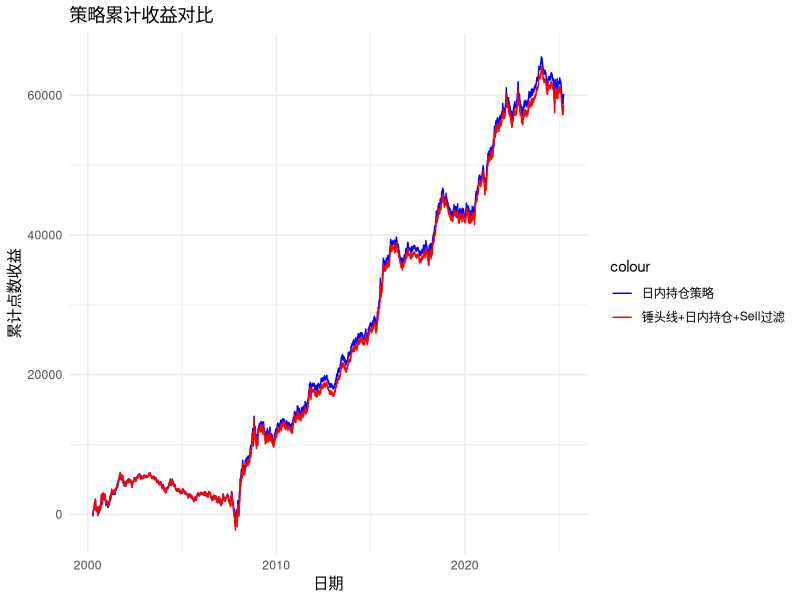

Write the R code that produced this figure.
library(zoo)
library(xts)
library(TTR)
library(quantmod)
library(ggplot2)
library(dplyr)

# ========== 📥 读取 CSV ==========
column_names <- read.csv("HSI_25years.csv", skip = 2, nrows = 1, header = FALSE)
col_names <- as.character(unlist(column_names))

data <- read.csv("HSI_25years.csv", skip = 3, header = FALSE, col.names = col_names)
colnames(data) <- c("Datetime", "Open", "High", "Low", "Close", "Volume")

# ========== 🧹 数据清洗 ==========
data$Datetime <- as.POSIXct(data$Datetime, format = "%Y-%m-%d")
cols <- c("Open", "High", "Low", "Close", "Volume")
data[cols] <- lapply(data[cols], function(x) as.numeric(as.character(x)))

# ========== 🔁 构建 xts ==========
ohlc <- xts(data[, cols], order.by = data$Datetime)

# ========== 📊 计算布林带 ==========
bb <- BBands(Cl(ohlc), n = 20)
ohlc$mavg <- bb$mavg

# ========== 🔍 改进版锤头线识别函数 ==========
isHammer <- function(open, high, low, close, lower_shadow_ratio = 2, upper_shadow_ratio = 1) {
  body <- abs(close - open)
  lower_shadow <- pmin(open, close) - low
  upper_shadow <- high - pmax(open, close)
  
  return(lower_shadow > lower_shadow_ratio * body & upper_shadow < upper_shadow_ratio * body)
}

# ========== 🟢 识别锤头线 ==========
lower_shadow_param <- 2
upper_shadow_param <- 1

ohlc$Hammer <- mapply(
  isHammer,
  open = as.numeric(ohlc$Open),
  high = as.numeric(ohlc$High),
  low = as.numeric(ohlc$Low),
  close = as.numeric(ohlc$Close),
  MoreArgs = list(lower_shadow_ratio = lower_shadow_param, upper_shadow_ratio = upper_shadow_param)
)

# ========== 💡 生成交易信号 ==========
ohlc$Signal <- NA
ohlc$Signal[which(ohlc$Hammer == 1 & ohlc$Close < ohlc$mavg)] <- "Buy"

upper_shadow <- as.numeric(ohlc$High) - 
  pmax(as.numeric(ohlc$Open), as.numeric(ohlc$Close))

ohlc$Signal[which(
  ohlc$Close > ohlc$mavg &
    upper_shadow > 2 * abs(as.numeric(ohlc$Close) - as.numeric(ohlc$Open))
)] <- "Sell"

# ========== 📌 构建交易记录 ==========
strategy_dates <- index(ohlc)

buy_price <- as.numeric(Op(ohlc))
sell_price <- as.numeric(Cl(ohlc))

adjusted_buy_price <- buy_price
adjusted_sell_price <- sell_price
profit_points <- numeric(length(buy_price))

for (i in 1:length(strategy_dates)) {
  if (!is.na(ohlc$Signal[i]) && ohlc$Signal[i] == "Buy") {
    # 信号日 → 正常交易
    profit_points[i] <- sell_price[i] - buy_price[i]
  } else if (!is.na(ohlc$Signal[i]) && ohlc$Signal[i] == "Sell") {
    # Sell 信号 → 空仓
    profit_points[i] <- 0
    adjusted_buy_price[i] <- NA
    adjusted_sell_price[i] <- NA
  } else {
    # 无信号 → 日内持仓
    profit_points[i] <- sell_price[i] - buy_price[i]
  }
}

strategy_df <- data.frame(
  Date = strategy_dates,
  Buy_Price = round(adjusted_buy_price, 2),
  Sell_Price = round(adjusted_sell_price, 2),
  Profit = round(profit_points, 2)
)

# ========== 🔵 日内策略 ==========
daily_df <- data.frame(
  Date = index(ohlc),
  Buy_Price = round(buy_price, 2),
  Sell_Price = round(sell_price, 2)
)
daily_df$Profit <- round(daily_df$Sell_Price - daily_df$Buy_Price, 2)

# ========== 📊 收益总结 ==========
cat("===== 策略一：锤头线+日内持仓+Sell过滤 =====\n")
cat("交易次数（含空仓日）：", nrow(strategy_df), "\n")
cat("累计点数收益：", sum(strategy_df$Profit), "\n")
cat("平均单笔收益：", round(mean(strategy_df$Profit), 2), "\n")
cat("胜率：", round(mean(strategy_df$Profit > 0) * 100, 2), "%\n\n")

cat("===== 策略二：纯日内持仓策略 =====\n")
cat("交易次数：", nrow(daily_df), "\n")
cat("累计点数收益：", sum(daily_df$Profit), "\n")
cat("平均单笔收益：", round(mean(daily_df$Profit), 2), "\n")
cat("胜率：", round(mean(daily_df$Profit > 0) * 100, 2), "%\n")

# ========== 📈 收益对比图 ==========
strategy_df$Cumulative_Profit <- cumsum(strategy_df$Profit)
daily_df$Cumulative_Profit <- cumsum(daily_df$Profit)

compare_df <- data.frame(
  Date = daily_df$Date,
  Daily_Strategy = daily_df$Cumulative_Profit,
  Mixed_Strategy = strategy_df$Cumulative_Profit
)

ggplot(compare_df, aes(x = Date)) +
  geom_line(aes(y = Daily_Strategy, color = "日内持仓策略")) +
  geom_line(aes(y = Mixed_Strategy, color = "锤头线+日内持仓+Sell过滤")) +
  labs(title = "策略累计收益对比", x = "日期", y = "累计点数收益") +
  scale_color_manual(values = c("日内持仓策略" = "blue", "锤头线+日内持仓+Sell过滤" = "red")) +
  theme_minimal()
